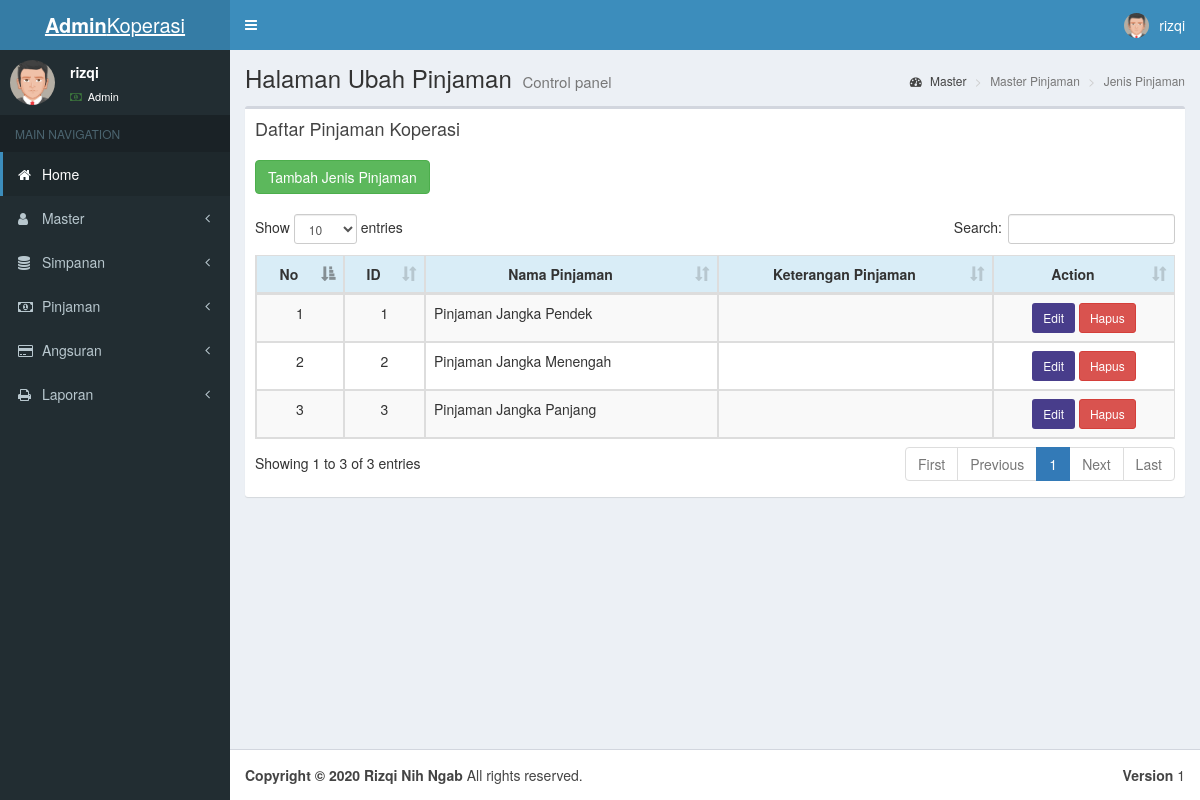
/page-ubahpinjaman.php (signed in), run on the app's committed database.
### tables this page shows
CREATE TABLE `k_pinjaman` (
  `id_k_pinjaman` int NOT NULL,
  `nama_pinjaman` varchar(50) DEFAULT NULL,
  `keterangan_pinjaman` text NOT NULL
);

### main-ubahpinjaman.php (the view, shortened to what this page needs)
<?php include 'koneksi.php';
?>
<link rel="stylesheet" href="https://maxcdn.bootstrapcdn.com/bootstrap/3.3.6/css/bootstrap.min.css" />
<div class="content-wrapper">
    <section class="content-header">
        <h1>
            Halaman Ubah Pinjaman
            <small>Control panel</small>
        </h1>
        <ol class="breadcrumb">
            <li><a href="index.php"><i class="fa fa-dashboard"></i> Master</a></li>
            <li class="active">Master Pinjaman</li>
            <li class="active">Jenis Pinjaman</li>
        </ol>
    </section>
    <section class="content">
        <div class="box">
            <div class="box-header">
                <h3 class="box-title">Daftar Pinjaman Koperasi</h3>
            </div>
            <div class="box-body">
                <?php
                $sql = mysqli_query($conn, "SELECT * FROM k_pinjaman");
                ?>
                <table id="dataTable" class="table table-bordered table-striped">
                    <button type="button" name="age" id="age" data-toggle="modal" data-target="#add_data_Modal"
                        class="btn btn-success">Tambah Jenis Pinjaman</button>
                    <br></br>
                    <thead>
                        <tr class="info">
                            <th>
                                <center>No</center>
                            </th>
                            <th>
                                <center>ID</center>
                            </th>
                            <th>
                                <center>Nama Pinjaman</center>
                            </th>
                            <th>
                                <center>Keterangan Pinjaman</center>
                            </th>
                            <th>
                                <center>Action</center>
                            </th>
                        </tr>
                    </thead>
                    <tbody>
                        <tr>
                            <?php
                            $no = 1;
                            while ($data = mysqli_fetch_array($sql)) {
                            ?>
                            <td>
                                <center>
                                    <?php echo $no; ?>
                                </center>
                            </td>
                            <td>
                                <center>
                                    <?php echo $data['id_k_pinjaman']; ?>
                                </center>
                            </td>
                            <td>
                                <?php echo $data['nama_pinjaman']; ?>
                            </td>
                            <td>
                            </td>
                            <td>
                                <center>
                                    <a type="button" name="edit" value="Edit" data-toggle="modal"
                                        data-target="#editModal<?php echo $row["id_k_pinjaman"]; ?>"
                                        title="Edit Data ini" class="btn btn-sm"
                                        style="background: darkslateblue;color:white;"></i>
                                        Edit
                                    </a>
                                    <a href="proses.php?id=<?php echo $data['id_k_pinjaman']; ?>&requbp=dell"
                                        title="Hapus Pinjaman" class="btn btn-danger btn-sm">
                                        Hapus</span>
                                    </a>
                                </center>
                            </td>
                        </tr>
                        <div id="editModal<?php echo $row["id"]; ?>" class="modal fade">
                            <div class="modal-dialog">
                                <?php
                                $no++;
                            }
                                ?>
                    </tbody>
                </table>
            </div>
        </div>
    </section>
</div>
</html>

### data on the page
k_pinjaman: id_k_pinjaman "1", nama_pinjaman "Pinjaman Jangka Pendek"
k_pinjaman: id_k_pinjaman "2", nama_pinjaman "Pinjaman Jangka Menengah"
k_pinjaman: id_k_pinjaman "3", nama_pinjaman "Pinjaman Jangka Panjang"

### other printed values
$data_username "rizqi"
